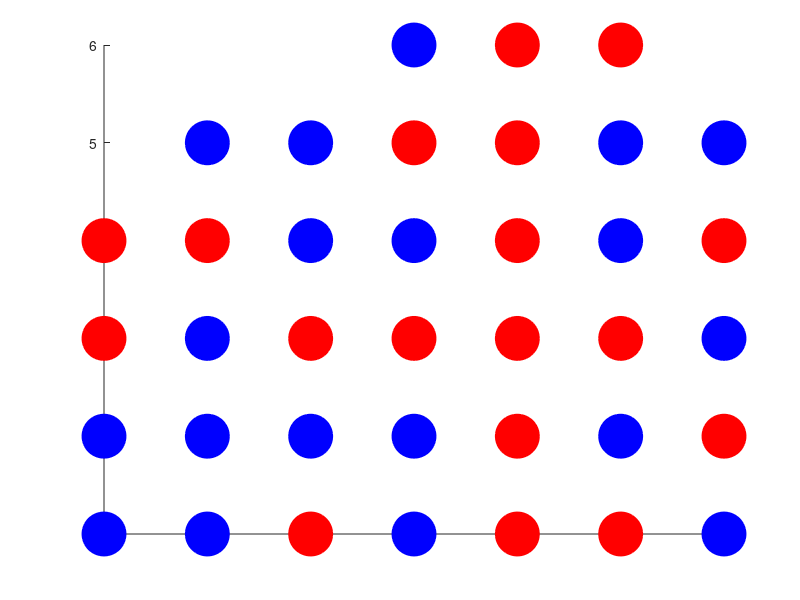

The MATLAB source for this figure:
clearvars
nMarkers    = 37;
heightSize  = 6;
widhtSize   = 7;
markerSize  = 1000;
inRowWinner = 4;
red         = 0;
blue        = 1;

markerThrow  = repmat(1:widhtSize,1,heightSize)';   %% sequential throw of markers in each column
[~,d]        = sort(randi(3*heightSize*widhtSize,[heightSize*widhtSize 1]));         %% create random shuffle instead of sequential throw
markerThrow  = markerThrow(d(1:nMarkers));                        %% sort original sequential throwing

gameMatrix = arrayfun(@(x) rem(find(markerThrow'==x),2),1:widhtSize,'UniformOutput',0); % 10 = red 20 = Blue
gameMatrix = cell2mat(cellfun(@(x) [x';nan(heightSize-length(x),1)],gameMatrix,'UniformOutput',0)); %%convert to matrix of size = height and width

%% plot game
[rowRed ,colRed ] = find(gameMatrix == red);
[rowBlue,colBlue] = find(gameMatrix == blue);

scatter(colRed,rowRed,'Sizedata',markerSize,'MarkerFaceColor',[1 0 0],'MarkerEdgeColor',[1 0 0]);
hold on;
scatter(colBlue,rowBlue,'Sizedata',markerSize,'MarkerFaceColor',[0 0 1],'MarkerEdgeColor',[0 0 1]);


%% wcheck
directionMatrix = [1 0;0 1 ;1 1 ;-1 1];  %% [horizontal vertical]

% checkFormation = @(fill,inRow) find(diff([0 find(diff(fill)) length(fill)])>=inRow);
checkFormation = @(fill) (diff([0 find(diff(fill)) length(fill)]));

%horizontal check
horizontalCheck = arrayfun(@(x) checkFormation(gameMatrix(x,:)),1:heightSize,'UniformOutput',0);
%Vertical check
verticalCheck = arrayfun(@(x) checkFormation(gameMatrix(:,x)'),1:widhtSize,'UniformOutput',0);

%%right diagnol check







